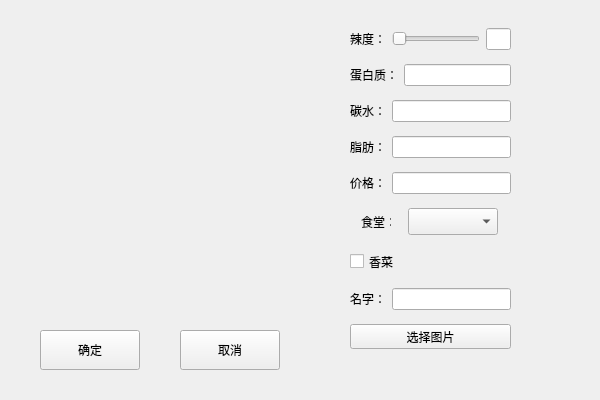
<?xml version="1.0" encoding="UTF-8"?>
<ui version="4.0">
 <class>Addnew</class>
 <widget class="QWidget" name="Addnew">
  <property name="geometry">
   <rect>
    <x>0</x>
    <y>0</y>
    <width>600</width>
    <height>400</height>
   </rect>
  </property>
  <property name="minimumSize">
   <size>
    <width>600</width>
    <height>400</height>
   </size>
  </property>
  <property name="maximumSize">
   <size>
    <width>600</width>
    <height>400</height>
   </size>
  </property>
  <property name="windowTitle">
   <string>添加菜品</string>
  </property>
  <widget class="QPushButton" name="ok_button">
   <property name="geometry">
    <rect>
     <x>40</x>
     <y>330</y>
     <width>100</width>
     <height>40</height>
    </rect>
   </property>
   <property name="minimumSize">
    <size>
     <width>100</width>
     <height>40</height>
    </size>
   </property>
   <property name="maximumSize">
    <size>
     <width>100</width>
     <height>40</height>
    </size>
   </property>
   <property name="cursor">
    <cursorShape>PointingHandCursor</cursorShape>
   </property>
   <property name="text">
    <string>确定</string>
   </property>
  </widget>
  <widget class="QPushButton" name="cancel_button">
   <property name="geometry">
    <rect>
     <x>180</x>
     <y>330</y>
     <width>100</width>
     <height>40</height>
    </rect>
   </property>
   <property name="minimumSize">
    <size>
     <width>100</width>
     <height>40</height>
    </size>
   </property>
   <property name="maximumSize">
    <size>
     <width>100</width>
     <height>40</height>
    </size>
   </property>
   <property name="cursor">
    <cursorShape>PointingHandCursor</cursorShape>
   </property>
   <property name="text">
    <string>取消</string>
   </property>
  </widget>
  <widget class="QLabel" name="image_label">
   <property name="geometry">
    <rect>
     <x>40</x>
     <y>30</y>
     <width>221</width>
     <height>251</height>
    </rect>
   </property>
   <property name="text">
    <string/>
   </property>
  </widget>
  <widget class="QWidget" name="layoutWidget">
   <property name="geometry">
    <rect>
     <x>350</x>
     <y>20</y>
     <width>161</width>
     <height>341</height>
    </rect>
   </property>
   <layout class="QVBoxLayout" name="verticalLayout">
    <item>
     <layout class="QHBoxLayout" name="horizontalLayout_6">
      <item>
       <widget class="QLabel" name="label_6">
        <property name="text">
         <string>辣度：</string>
        </property>
       </widget>
      </item>
      <item>
       <widget class="QSlider" name="in_hot_slider">
        <property name="cursor">
         <cursorShape>PointingHandCursor</cursorShape>
        </property>
        <property name="orientation">
         <enum>Qt::Horizontal</enum>
        </property>
       </widget>
      </item>
      <item>
       <widget class="QLineEdit" name="in_hot_line">
        <property name="minimumSize">
         <size>
          <width>25</width>
          <height>0</height>
         </size>
        </property>
        <property name="maximumSize">
         <size>
          <width>25</width>
          <height>16777215</height>
         </size>
        </property>
       </widget>
      </item>
     </layout>
    </item>
    <item>
     <layout class="QHBoxLayout" name="horizontalLayout">
      <item>
       <widget class="QLabel" name="label">
        <property name="text">
         <string>蛋白质：</string>
        </property>
       </widget>
      </item>
      <item>
       <widget class="QLineEdit" name="in_protein_line"/>
      </item>
     </layout>
    </item>
    <item>
     <layout class="QHBoxLayout" name="horizontalLayout_2">
      <item>
       <widget class="QLabel" name="label_2">
        <property name="text">
         <string>碳水：</string>
        </property>
       </widget>
      </item>
      <item>
       <widget class="QLineEdit" name="in_carbo_line"/>
      </item>
     </layout>
    </item>
    <item>
     <layout class="QHBoxLayout" name="horizontalLayout_3">
      <item>
       <widget class="QLabel" name="label_3">
        <property name="text">
         <string>脂肪：</string>
        </property>
       </widget>
      </item>
      <item>
       <widget class="QLineEdit" name="in_fat_line"/>
      </item>
     </layout>
    </item>
    <item>
     <layout class="QHBoxLayout" name="horizontalLayout_4">
      <item>
       <widget class="QLabel" name="label_4">
        <property name="text">
         <string>价格：</string>
        </property>
       </widget>
      </item>
      <item>
       <widget class="QLineEdit" name="in_price_line"/>
      </item>
     </layout>
    </item>
    <item>
     <layout class="QHBoxLayout" name="horizontalLayout_5">
      <item>
       <widget class="QLabel" name="label_5">
        <property name="minimumSize">
         <size>
          <width>30</width>
          <height>0</height>
         </size>
        </property>
        <property name="maximumSize">
         <size>
          <width>30</width>
          <height>16777215</height>
         </size>
        </property>
        <property name="text">
         <string>食堂：</string>
        </property>
       </widget>
      </item>
      <item>
       <widget class="QComboBox" name="canteen_box">
        <property name="minimumSize">
         <size>
          <width>90</width>
          <height>27</height>
         </size>
        </property>
        <property name="maximumSize">
         <size>
          <width>90</width>
          <height>27</height>
         </size>
        </property>
        <property name="cursor">
         <cursorShape>PointingHandCursor</cursorShape>
        </property>
        <item>
         <property name="text">
          <string/>
         </property>
        </item>
        <item>
         <property name="text">
          <string>家园食堂</string>
         </property>
        </item>
        <item>
         <property name="text">
          <string>学一食堂</string>
         </property>
        </item>
        <item>
         <property name="text">
          <string>农园食堂</string>
         </property>
        </item>
        <item>
         <property name="text">
          <string>学五食堂</string>
         </property>
        </item>
        <item>
         <property name="text">
          <string>勺园食堂</string>
         </property>
        </item>
        <item>
         <property name="text">
          <string>佟园食堂</string>
         </property>
        </item>
        <item>
         <property name="text">
          <string>燕南食堂</string>
         </property>
        </item>
        <item>
         <property name="text">
          <string>外卖</string>
         </property>
        </item>
       </widget>
      </item>
     </layout>
    </item>
    <item>
     <widget class="QCheckBox" name="checkBox">
      <property name="minimumSize">
       <size>
        <width>0</width>
        <height>25</height>
       </size>
      </property>
      <property name="maximumSize">
       <size>
        <width>16777215</width>
        <height>25</height>
       </size>
      </property>
      <property name="cursor">
       <cursorShape>PointingHandCursor</cursorShape>
      </property>
      <property name="text">
       <string>香菜</string>
      </property>
     </widget>
    </item>
    <item>
     <layout class="QHBoxLayout" name="horizontalLayout_7">
      <item>
       <widget class="QLabel" name="label_7">
        <property name="text">
         <string>名字：</string>
        </property>
       </widget>
      </item>
      <item>
       <widget class="QLineEdit" name="name_line"/>
      </item>
     </layout>
    </item>
    <item>
     <widget class="QPushButton" name="selectpic_button">
      <property name="minimumSize">
       <size>
        <width>0</width>
        <height>25</height>
       </size>
      </property>
      <property name="maximumSize">
       <size>
        <width>16777215</width>
        <height>25</height>
       </size>
      </property>
      <property name="cursor">
       <cursorShape>PointingHandCursor</cursorShape>
      </property>
      <property name="text">
       <string>选择图片</string>
      </property>
     </widget>
    </item>
   </layout>
  </widget>
 </widget>
 <resources/>
 <connections/>
</ui>
